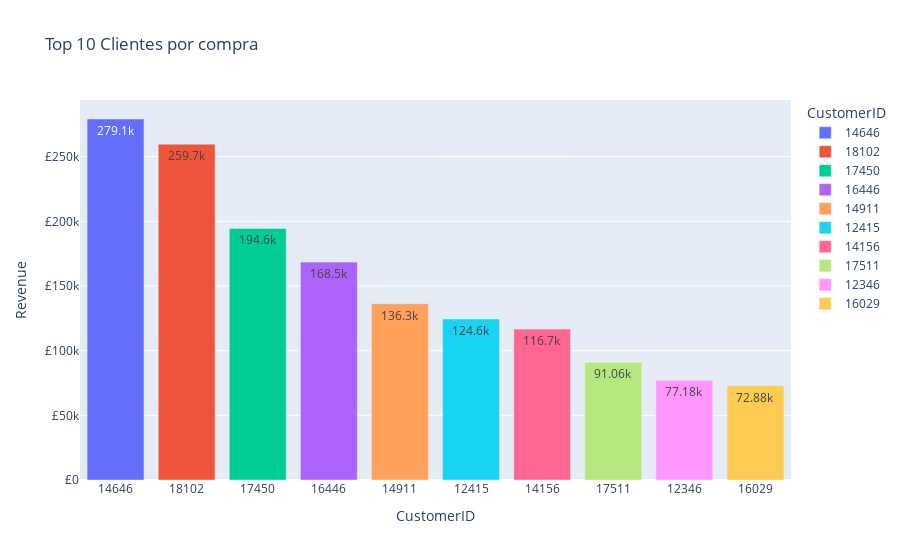

Notebook code for this chart:
### Code cell
top_customers = Sales.groupby('CustomerID', as_index=False)['Revenue'].sum() \
.sort_values(by='Revenue', ascending=False) \
.reset_index(drop=True)
top_customers['CustomerID'] = top_customers['CustomerID'].astype(str)

fig = px.bar(top_customers[:10],
            title='Top 10 Clientes por compra',
            x='CustomerID',
            y='Revenue',
            color='CustomerID',
            text='Revenue',
            text_auto='.4s')
fig.update_yaxes(tickprefix=CURRENCY)
fig.show()

top_customers[:10]

### Figure 1 — Plotly figure (JSON) as saved in the notebook; plotly's stock layout.template omitted (floating-point values rounded to 4 significant figures)
{"data": [{"alignmentgroup": "True", "hovertemplate": "CustomerID=%{x}<br>Revenue=%{text}<extra></extra>", "legendgroup": "14646", "marker": {"color": "#636efa", "pattern": {"shape": ""}}, "name": "14646", "offsetgroup": "14646", "orientation": "v", "showlegend": true, "text": [279100.0], "textposition": "auto", "texttemplate": "%{y:.4s}", "type": "bar", "x": ["14646"], "xaxis": "x", "y": [279100.0], "yaxis": "y"}, {"alignmentgroup": "True", "hovertemplate": "CustomerID=%{x}<br>Revenue=%{text}<extra></extra>", "legendgroup": "18102", "marker": {"color": "#EF553B", "pattern": {"shape": ""}}, "name": "18102", "offsetgroup": "18102", "orientation": "v", "showlegend": true, "text": [259700.0], "textposition": "auto", "texttemplate": "%{y:.4s}", "type": "bar", "x": ["18102"], "xaxis": "x", "y": [259700.0], "yaxis": "y"}, {"alignmentgroup": "True", "hovertemplate": "CustomerID=%{x}<br>Revenue=%{text}<extra></extra>", "legendgroup": "17450", "marker": {"color": "#00cc96", "pattern": {"shape": ""}}, "name": "17450", "offsetgroup": "17450", "orientation": "v", "showlegend": true, "text": [194600.0], "textposition": "auto", "texttemplate": "%{y:.4s}", "type": "bar", "x": ["17450"], "xaxis": "x", "y": [194600.0], "yaxis": "y"}, {"alignmentgroup": "True", "hovertemplate": "CustomerID=%{x}<br>Revenue=%{text}<extra></extra>", "legendgroup": "16446", "marker": {"color": "#ab63fa", "pattern": {"shape": ""}}, "name": "16446", "offsetgroup": "16446", "orientation": "v", "showlegend": true, "text": [168500.0], "textposition": "auto", "texttemplate": "%{y:.4s}", "type": "bar", "x": ["16446"], "xaxis": "x", "y": [168500.0], "yaxis": "y"}, {"alignmentgroup": "True", "hovertemplate": "CustomerID=%{x}<br>Revenue=%{text}<extra></extra>", "legendgroup": "14911", "marker": {"color": "#FFA15A", "pattern": {"shape": ""}}, "name": "14911", "offsetgroup": "14911", "orientation": "v", "showlegend": true, "text": [136300.0], "textposition": "auto", "texttemplate": "%{y:.4s}", "type": "bar", "x": ["14911"], "xaxis": "x", "y": [136300.0], "yaxis": "y"}, {"alignmentgroup": "True", "hovertemplate": "CustomerID=%{x}<br>Revenue=%{text}<extra></extra>", "legendgroup": "12415", "marker": {"color": "#19d3f3", "pattern": {"shape": ""}}, "name": "12415", "offsetgroup": "12415", "orientation": "v", "showlegend": true, "text": [124600.0], "textposition": "auto", "texttemplate": "%{y:.4s}", "type": "bar", "x": ["12415"], "xaxis": "x", "y": [124600.0], "yaxis": "y"}, {"alignmentgroup": "True", "hovertemplate": "CustomerID=%{x}<br>Revenue=%{text}<extra></extra>", "legendgroup": "14156", "marker": {"color": "#FF6692", "pattern": {"shape": ""}}, "name": "14156", "offsetgroup": "14156", "orientation": "v", "showlegend": true, "text": [116700.0], "textposition": "auto", "texttemplate": "%{y:.4s}", "type": "bar", "x": ["14156"], "xaxis": "x", "y": [116700.0], "yaxis": "y"}, {"alignmentgroup": "True", "hovertemplate": "CustomerID=%{x}<br>Revenue=%{text}<extra></extra>", "legendgroup": "17511", "marker": {"color": "#B6E880", "pattern": {"shape": ""}}, "name": "17511", "offsetgroup": "17511", "orientation": "v", "showlegend": true, "text": [91060.0], "textposition": "auto", "texttemplate": "%{y:.4s}", "type": "bar", "x": ["17511"], "xaxis": "x", "y": [91060.0], "yaxis": "y"}, {"alignmentgroup": "True", "hovertemplate": "CustomerID=%{x}<br>Revenue=%{text}<extra></extra>", "legendgroup": "12346", "marker": {"color": "#FF97FF", "pattern": {"shape": ""}}, "name": "12346", "offsetgroup": "12346", "orientation": "v", "showlegend": true, "text": [77180.0], "textposition": "auto", "texttemplate": "%{y:.4s}", "type": "bar", "x": ["12346"], "xaxis": "x", "y": [77180.0], "yaxis": "y"}, {"alignmentgroup": "True", "hovertemplate": "CustomerID=%{x}<br>Revenue=%{text}<extra></extra>", "legendgroup": "16029", "marker": {"color": "#FECB52", "pattern": {"shape": ""}}, "name": "16029", "offsetgroup": "16029", "orientation": "v", "showlegend": true, "text": [72880.0], "textposition": "auto", "texttemplate": "%{y:.4s}", "type": "bar", "x": ["16029"], "xaxis": "x", "y": [72880.0], "yaxis": "y"}], "layout": {"barmode": "relative", "legend": {"title": {"text": "CustomerID"}, "tracegroupgap": 0}, "title": {"text": "Top 10 Clientes por compra"}, "xaxis": {"anchor": "y", "categoryarray": ["14646", "18102", "17450", "16446", "14911", "12415", "14156", "17511", "12346", "16029"], "categoryorder": "array", "domain": [0, 1], "title": {"text": "CustomerID"}}, "yaxis": {"anchor": "x", "domain": [0, 1], "tickprefix": "£", "title": {"text": "Revenue"}}}}
